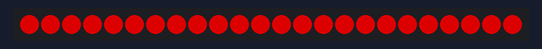
Recording of a sketch running on a simulated ESP8266 (NodeMCU). Shown: 24 RGB LEDs in strip order, left to right. Dim RGB values are drawn brighter than linear.

Above: at 0.1 s.
At 0.6 s:
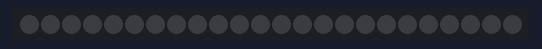

Measured:
- what the display in image 1 shows lasts 0.5 s, from 0.5 s to 1.0 s

The sketch:

ledblink.ino
```cpp
#include <Adafruit_NeoPixel.h>
#define PIN D5
#define NUMPIXELS 24

Adafruit_NeoPixel pixels = Adafruit_NeoPixel(NUMPIXELS, PIN, NEO_GRB+NEO_KHZ800);
int delayval =500;//0.5초

void setup() {
  // put your setup code here, to run once:
  pixels.begin();
}

void loop() {
  // put your main code here, to run repeatedly:
  for(int i=0;i<NUMPIXELS;i++){
    pixels.setPixelColor(i,pixels.Color(150,0,0));
  }
  pixels.show();
  delay(delayval);
  for(int i=0;i<NUMPIXELS;i++){
    pixels.setPixelColor(i, pixels.Color(0,0,0));

}
pixels.show();
delay(delayval);
}
```
